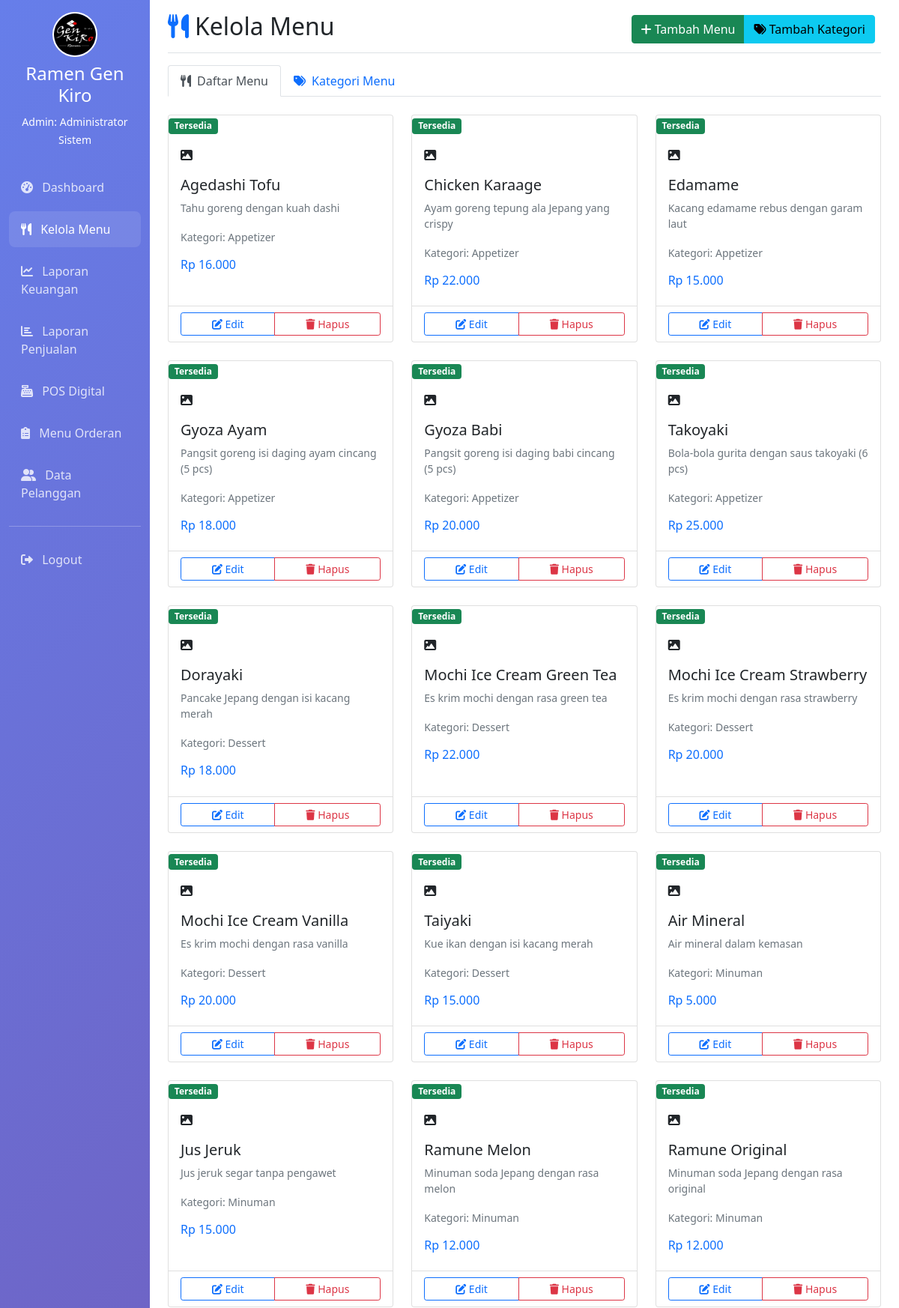
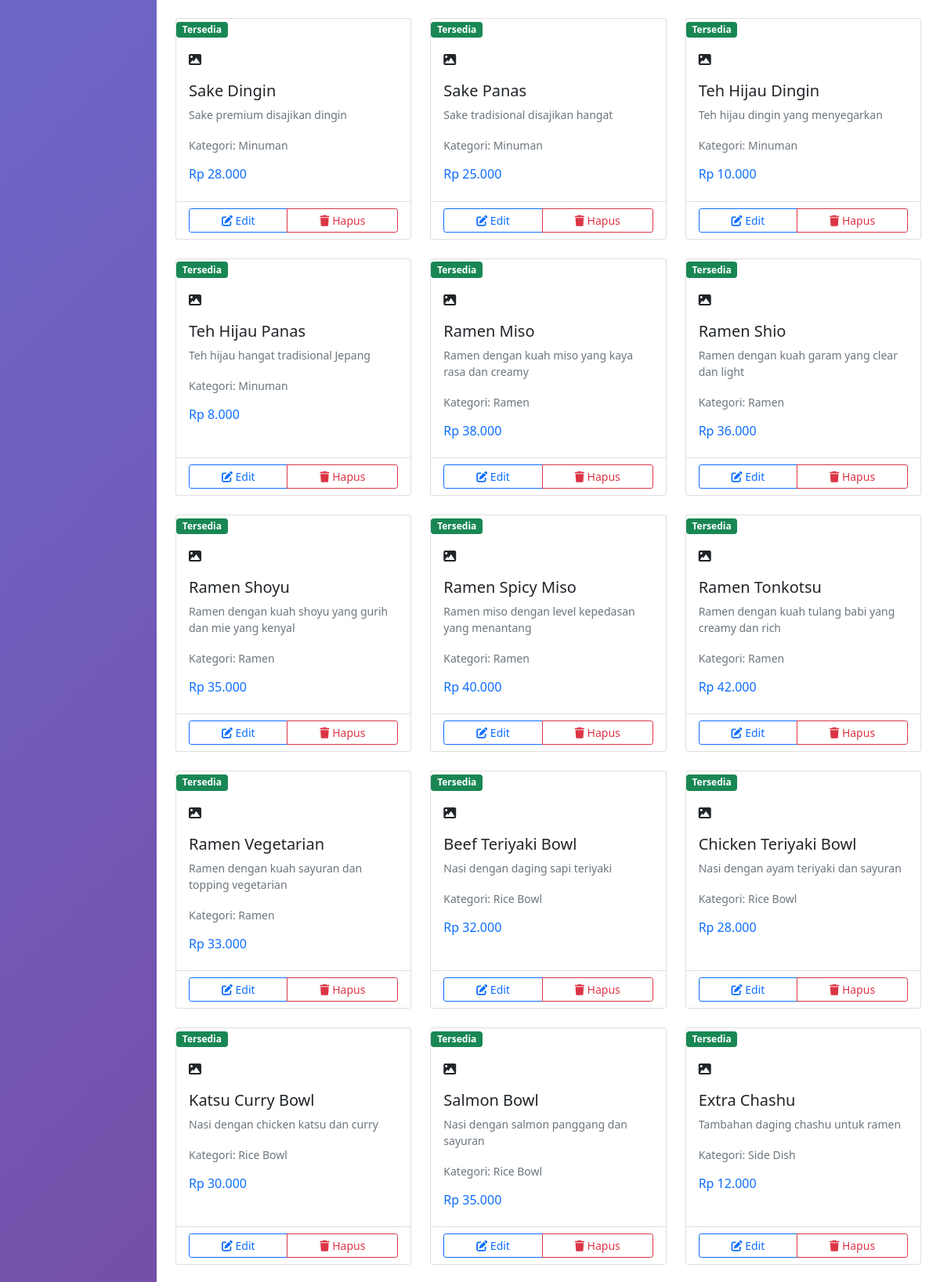
The page /menu/index.php (signed in, upper part) on the database its author committed (2 pictures, top to bottom).
### tables this page shows
CREATE TABLE menu (
    id INT PRIMARY KEY AUTO_INCREMENT,
    kategori_id INT,
    nama_menu VARCHAR(100) NOT NULL,
    deskripsi TEXT,
    harga DECIMAL(10,2) NOT NULL,
    gambar VARCHAR(255),
    status ENUM('tersedia', 'habis', 'nonaktif') DEFAULT 'tersedia',
    created_at TIMESTAMP DEFAULT CURRENT_TIMESTAMP,
    updated_at TIMESTAMP DEFAULT CURRENT_TIMESTAMP ON UPDATE CURRENT_TIMESTAMP,
    FOREIGN KEY (kategori_id) REFERENCES kategori_menu(id)
);

CREATE TABLE kategori_menu (
    id INT PRIMARY KEY AUTO_INCREMENT,
    nama_kategori VARCHAR(50) NOT NULL,
    deskripsi TEXT,
    status ENUM('aktif', 'nonaktif') DEFAULT 'aktif',
    created_at TIMESTAMP DEFAULT CURRENT_TIMESTAMP
);

### config/session.php (called while the page is built, shortened)
<?php
function getUserInfo() {
    return [
        'id' => $_SESSION['user_id'] ?? null,
        'username' => $_SESSION['username'] ?? null,
        'nama' => $_SESSION['nama_lengkap'] ?? null,
        'role' => $_SESSION['role'] ?? null
    ];
}
?>

### menu/index.php (the view, shortened to what this page needs)
<?php
require_once '../config/session.php';
$database = new Database();
$db = $database->getConnection();
$query = "SELECT m.*, k.nama_kategori
          FROM menu m
          LEFT JOIN kategori_menu k ON m.kategori_id = k.id
          WHERE m.status != 'nonaktif'
          ORDER BY k.nama_kategori, m.nama_menu";
$stmt = $db->prepare($query);
$stmt->execute();
$menu_list = $stmt->fetchAll(PDO::FETCH_ASSOC);
$user = getUserInfo();
?>
<!DOCTYPE html>
<html lang="id">
<head>
    <link href="https://cdn.jsdelivr.net/npm/bootstrap@5.1.3/dist/css/bootstrap.min.css" rel="stylesheet">
    <link href="https://cdnjs.cloudflare.com/ajax/libs/font-awesome/6.0.0/css/all.min.css" rel="stylesheet">
</head>
<body>
    <div class="container-fluid">
        <div class="row">
            <nav class="col-md-3 col-lg-2 d-md-block sidebar collapse">
                <div class="position-sticky pt-3">
                    <div class="text-center text-white mb-4">
                    <div class="mb-2">
                            <img src="assets/logo.jpg" alt="Ramen Gen Kiro" style="width: 60px; height: 60px; border-radius: 50%; object-fit: cover; border: 2px solid white;">
                        </div>
                    <h4>Ramen Gen Kiro</h4>
                        <small><?php echo ucfirst($user['role']); ?>: <?php echo $user['nama']; ?></small>
                    </div>
                    <ul class="nav flex-column">
                        <li class="nav-item">
                            <a class="nav-link" href="../dashboard.php">
                                <i class="fas fa-tachometer-alt me-2"></i> Dashboard
                            </a>
                        </li>
                        <li class="nav-item">
                            <a class="nav-link active" href="index.php">
                                <i class="fas fa-utensils me-2"></i> Kelola Menu
                            </a>
                        </li>
                        <li class="nav-item">
                            <a class="nav-link" href="../reports/financial.php">
                                <i class="fas fa-chart-line me-2"></i> Laporan Keuangan
                            </a>
                        </li>
                        <li class="nav-item">
                            <a class="nav-link" href="../reports/sales.php">
                                <i class="fas fa-chart-bar me-2"></i> Laporan Penjualan
                            </a>
                        </li>
                        <li class="nav-item">
                            <a class="nav-link" href="../pos/index.php">
                                <i class="fas fa-cash-register me-2"></i> POS Digital
                            </a>
                        </li>
                        <li class="nav-item">
                            <a class="nav-link" href="../orders/index.php">
                                <i class="fas fa-clipboard-list me-2"></i> Menu Orderan
                            </a>
                        </li>
                        <li class="nav-item">
                            <a class="nav-link" href="../customers/index.php">
                                <i class="fas fa-user-friends me-2"></i> Data Pelanggan
                            </a>
                        </li>
                        <hr class="text-white">
                        <li class="nav-item">
                            <a class="nav-link" href="../logout.php">
                                <i class="fas fa-sign-out-alt me-2"></i> Logout
                            </a>
                        </li>
                    </ul>
                </div>
            </nav>
            <main class="col-md-9 ms-sm-auto col-lg-10 px-md-4">
                <div class="d-flex justify-content-between flex-wrap flex-md-nowrap align-items-center pt-3 pb-2 mb-3 border-bottom">
                    <h1 class="h2">
                        <i class="fas fa-utensils text-primary me-2"></i>Kelola Menu
                    </h1>
                    <div class="btn-toolbar mb-2 mb-md-0">
                        <div class="btn-group me-2">
                            <button type="button" class="btn btn-success" data-bs-toggle="modal" data-bs-target="#addMenuModal">
                                <i class="fas fa-plus"></i> Tambah Menu
                            </button>
                            <button type="button" class="btn btn-info" data-bs-toggle="modal" data-bs-target="#addKategoriModal">
                                <i class="fas fa-tags"></i> Tambah Kategori
                            </button>
                        </div>
                    </div>
                </div>
                <ul class="nav nav-tabs" id="menuTabs" role="tablist">
                    <li class="nav-item" role="presentation">
                        <button class="nav-link active" id="menu-tab" data-bs-toggle="tab" data-bs-target="#menu" type="button" role="tab">
                            <i class="fas fa-utensils me-2"></i>Daftar Menu
                        </button>
                    </li>
                    <li class="nav-item" role="presentation">
                        <button class="nav-link" id="kategori-tab" data-bs-toggle="tab" data-bs-target="#kategori" type="button" role="tab">
                            <i class="fas fa-tags me-2"></i>Kategori Menu
                        </button>
                    </li>
                </ul>
                <div class="tab-content" id="menuTabsContent">
                    <div class="tab-pane fade show active" id="menu" role="tabpanel">
                        <div class="row mt-4">
                            <?php if (empty($menu_list)): ?>
                                <div class="col-12">
                                    <div class="text-center py-5">
                                        <i class="fas fa-utensils fa-3x text-muted mb-3"></i>
                                        <h5 class="text-muted">Belum ada menu</h5>
                                        <p class="text-muted">Klik tombol "Tambah Menu" untuk menambah menu baru</p>
                                    </div>
                                </div>
                            <?php else: ?>
                                <?php foreach ($menu_list as $menu): ?>
                                <div class="col-md-6 col-lg-4 mb-4">
                                    <div class="card menu-card h-100 position-relative">
                                        <div class="status-badge">
                                            <?php
                                            $status_class = [
                                                'tersedia' => 'success',
                                                'habis' => 'warning',
                                                'nonaktif' => 'danger'
                                            ];
                                            ?>
                                            <span class="badge bg-<?php echo $status_class[$menu['status']]; ?>">
                                                <?php echo ucfirst($menu['status']); ?>
                                            </span>
                                        </div>
                                        <div class="card-body">
                                            <?php if ($menu['gambar'] && file_exists('../uploads/menu/' . $menu['gambar'])): ?>
                                                <img src="../uploads/menu/<?php echo $menu['gambar']; ?>" class="menu-image mb-3" alt="<?php echo $menu['nama_menu']; ?>">
                                            <?php else: ?>
                                                <div class="menu-placeholder mb-3">
                                                    <i class="fas fa-image"></i>
                                                </div>
                                            <?php endif; ?>
                                            <h5 class="card-title"><?php echo $menu['nama_menu']; ?></h5>
                                            <p class="card-text text-muted small"><?php echo $menu['deskripsi']; ?></p>
                                            <p class="card-text">
                                                <small class="text-muted">Kategori: <?php echo $menu['nama_kategori']; ?></small>
                                            </p>
                                            <h6 class="text-primary">Rp <?php echo number_format($menu['harga'], 0, ',', '.'); ?></h6>
                                        </div>
                                        <div class="card-footer bg-transparent">
                                            <div class="btn-group w-100">
                                                <button class="btn btn-outline-primary btn-sm edit-menu"
                                                        data-id="<?php echo $menu['id']; ?>"
                                                        data-bs-toggle="modal"
                                                        data-bs-target="#editMenuModal">
                                                    <i class="fas fa-edit"></i> Edit
                                                </button>
                                                <a href="?delete_menu=<?php echo $menu['id']; ?>"
                                                   class="btn btn-outline-danger btn-sm"
                                                   onclick="return confirm('Yakin ingin menghapus menu ini?')">
                                                    <i class="fas fa-trash"></i> Hapus
                                                </a>
                                            </div>
                                        </div>
                                    </div>
                                </div>
                                <?php endforeach; ?>
                            <?php endif; ?>
                        </div>
                    </div>
                </div>
            </main>
        </div>
    </div>
</body>
</html>

### menu/index.php (style rules this page uses)
.sidebar { min-height: 100vh; background: linear-gradient(135deg, #667eea 0%, #764ba2 100%); }
.sidebar .nav-link { color: rgba(255,255,255,0.8); padding: 0.75rem 1rem; margin: 0.25rem 0; border-radius: 0.5rem; }
.sidebar .nav-link:hover, .sidebar .nav-link.active { background: rgba(255,255,255,0.1); color: white; }

### rows shown on the page
menu: status "Tersedia", nama_menu "Agedashi Tofu", deskripsi "Tahu goreng dengan kuah dashi", kategori.nama_kategori "Appetizer", harga "16.000"
menu: status "Tersedia", nama_menu "Chicken Karaage", deskripsi "Ayam goreng tepung ala Jepang yang crispy", kategori.nama_kategori "Appetizer", harga "22.000"
menu: status "Tersedia", nama_menu "Edamame", deskripsi "Kacang edamame rebus dengan garam laut", kategori.nama_kategori "Appetizer", harga "15.000"
menu: status "Tersedia", nama_menu "Gyoza Ayam", deskripsi "Pangsit goreng isi daging ayam cincang (5 pcs)", kategori.nama_kategori "Appetizer", harga "18.000"
menu: status "Tersedia", nama_menu "Gyoza Babi", deskripsi "Pangsit goreng isi daging babi cincang (5 pcs)", kategori.nama_kategori "Appetizer", harga "20.000"
menu: status "Tersedia", nama_menu "Takoyaki", deskripsi "Bola-bola gurita dengan saus takoyaki (6 pcs)", kategori.nama_kategori "Appetizer", harga "25.000"
menu: status "Tersedia", nama_menu "Dorayaki", deskripsi "Pancake Jepang dengan isi kacang merah", kategori.nama_kategori "Dessert", harga "18.000"
menu: status "Tersedia", nama_menu "Mochi Ice Cream Green Tea", deskripsi "Es krim mochi dengan rasa green tea", kategori.nama_kategori "Dessert", harga "22.000"
menu: status "Tersedia", nama_menu "Mochi Ice Cream Strawberry", deskripsi "Es krim mochi dengan rasa strawberry", kategori.nama_kategori "Dessert", harga "20.000"
menu: status "Tersedia", nama_menu "Mochi Ice Cream Vanilla", deskripsi "Es krim mochi dengan rasa vanilla", kategori.nama_kategori "Dessert", harga "20.000"
menu: status "Tersedia", nama_menu "Taiyaki", deskripsi "Kue ikan dengan isi kacang merah", kategori.nama_kategori "Dessert", harga "15.000"
menu: status "Tersedia", nama_menu "Air Mineral", deskripsi "Air mineral dalam kemasan", kategori.nama_kategori "Minuman", harga "5.000"
menu: status "Tersedia", nama_menu "Jus Jeruk", deskripsi "Jus jeruk segar tanpa pengawet", kategori.nama_kategori "Minuman", harga "15.000"
menu: status "Tersedia", nama_menu "Ramune Melon", deskripsi "Minuman soda Jepang dengan rasa melon", kategori.nama_kategori "Minuman", harga "12.000"
menu: status "Tersedia", nama_menu "Ramune Original", deskripsi "Minuman soda Jepang dengan rasa original", kategori.nama_kategori "Minuman", harga "12.000"
menu: status "Tersedia", nama_menu "Sake Dingin", deskripsi "Sake premium disajikan dingin", kategori.nama_kategori "Minuman", harga "28.000"
menu: status "Tersedia", nama_menu "Sake Panas", deskripsi "Sake tradisional disajikan hangat", kategori.nama_kategori "Minuman", harga "25.000"
menu: status "Tersedia", nama_menu "Teh Hijau Dingin", deskripsi "Teh hijau dingin yang menyegarkan", kategori.nama_kategori "Minuman", harga "10.000"
menu: status "Tersedia", nama_menu "Teh Hijau Panas", deskripsi "Teh hijau hangat tradisional Jepang", kategori.nama_kategori "Minuman", harga "8.000"
menu: status "Tersedia", nama_menu "Ramen Miso", deskripsi "Ramen dengan kuah miso yang kaya rasa dan creamy", kategori.nama_kategori "Ramen", harga "38.000"
menu: status "Tersedia", nama_menu "Ramen Shio", deskripsi "Ramen dengan kuah garam yang clear dan light", kategori.nama_kategori "Ramen", harga "36.000"
menu: status "Tersedia", nama_menu "Ramen Shoyu", deskripsi "Ramen dengan kuah shoyu yang gurih dan mie yang kenyal", kategori.nama_kategori "Ramen", harga "35.000"
menu: status "Tersedia", nama_menu "Ramen Spicy Miso", deskripsi "Ramen miso dengan level kepedasan yang menantang", kategori.nama_kategori "Ramen", harga "40.000"
menu: status "Tersedia", nama_menu "Ramen Tonkotsu", deskripsi "Ramen dengan kuah tulang babi yang creamy dan rich", kategori.nama_kategori "Ramen", harga "42.000"
menu: status "Tersedia", nama_menu "Ramen Vegetarian", deskripsi "Ramen dengan kuah sayuran dan topping vegetarian", kategori.nama_kategori "Ramen", harga "33.000"
menu: status "Tersedia", nama_menu "Beef Teriyaki Bowl", deskripsi "Nasi dengan daging sapi teriyaki", kategori.nama_kategori "Rice Bowl", harga "32.000"
menu: status "Tersedia", nama_menu "Chicken Teriyaki Bowl", deskripsi "Nasi dengan ayam teriyaki dan sayuran", kategori.nama_kategori "Rice Bowl", harga "28.000"
menu: status "Tersedia", nama_menu "Katsu Curry Bowl", deskripsi "Nasi dengan chicken katsu dan curry", kategori.nama_kategori "Rice Bowl", harga "30.000"
menu: status "Tersedia", nama_menu "Salmon Bowl", deskripsi "Nasi dengan salmon panggang dan sayuran", kategori.nama_kategori "Rice Bowl", harga "35.000"
menu: status "Tersedia", nama_menu "Extra Chashu", deskripsi "Tambahan daging chashu untuk ramen", kategori.nama_kategori "Side Dish", harga "12.000"

### other values the page prints
$user['role'] "Admin"
$user['nama'] "Administrator Sistem"
